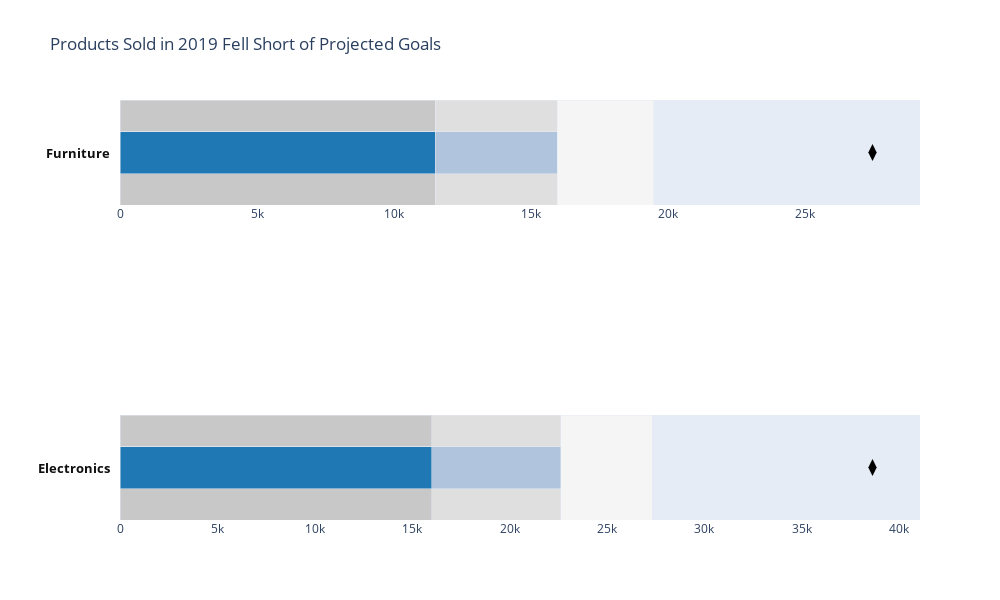

Source (notebook cell):
### Code cell
fig = ff.create_bullet(
    sales_df, markers='Markers', measures='Measures',
   ranges='Ranges', subtitles='Category', titles='Category',
    title='Products Sold in 2019 Fell Short of Projected Goals'
)
fig

### Figure 1 — Plotly figure (JSON) as saved in the notebook; plotly's stock layout.template omitted (floating-point values rounded to 4 significant figures)
{"data": [{"base": 0, "hoverinfo": "x", "marker": {"color": "rgb(245.0, 245.0, 245.0)"}, "name": "ranges", "orientation": "h", "type": "bar", "width": 2, "x": [19472], "xaxis": "x", "y": [0], "yaxis": "y"}, {"base": 0, "hoverinfo": "x", "marker": {"color": "rgb(222.5, 222.5, 222.5)"}, "name": "ranges", "orientation": "h", "type": "bar", "width": 2, "x": [15944], "xaxis": "x", "y": [0], "yaxis": "y"}, {"base": 0, "hoverinfo": "x", "marker": {"color": "rgb(200.0, 200.0, 200.0)"}, "name": "ranges", "orientation": "h", "type": "bar", "width": 2, "x": [11500], "xaxis": "x", "y": [0], "yaxis": "y"}, {"base": 0, "hoverinfo": "x", "marker": {"color": "rgb(176.0, 196.0, 221.0)"}, "name": "measures", "orientation": "h", "type": "bar", "width": 0.4, "x": [15944], "xaxis": "x", "y": [0.5], "yaxis": "y"}, {"base": 0, "hoverinfo": "x", "marker": {"color": "rgb(31.0, 119.0, 180.0)"}, "name": "measures", "orientation": "h", "type": "bar", "width": 0.4, "x": [11500], "xaxis": "x", "y": [0.5], "yaxis": "y"}, {"hoverinfo": "x", "marker": {"color": "rgb(0, 0, 0)", "size": 12, "symbol": "diamond-tall"}, "name": "markers", "type": "scatter", "x": [27444], "xaxis": "x", "y": [0.5], "yaxis": "y"}, {"base": 0, "hoverinfo": "x", "marker": {"color": "rgb(245.0, 245.0, 245.0)"}, "name": "ranges", "orientation": "h", "type": "bar", "width": 2, "x": [27318], "xaxis": "x2", "y": [0], "yaxis": "y2"}, {"base": 0, "hoverinfo": "x", "marker": {"color": "rgb(222.5, 222.5, 222.5)"}, "name": "ranges", "orientation": "h", "type": "bar", "width": 2, "x": [22637], "xaxis": "x2", "y": [0], "yaxis": "y2"}, {"base": 0, "hoverinfo": "x", "marker": {"color": "rgb(200.0, 200.0, 200.0)"}, "name": "ranges", "orientation": "h", "type": "bar", "width": 2, "x": [16000], "xaxis": "x2", "y": [0], "yaxis": "y2"}, {"base": 0, "hoverinfo": "x", "marker": {"color": "rgb(176.0, 196.0, 221.0)"}, "name": "measures", "orientation": "h", "type": "bar", "width": 0.4, "x": [22637], "xaxis": "x2", "y": [0.5], "yaxis": "y2"}, {"base": 0, "hoverinfo": "x", "marker": {"color": "rgb(31.0, 119.0, 180.0)"}, "name": "measures", "orientation": "h", "type": "bar", "width": 0.4, "x": [16000], "xaxis": "x2", "y": [0.5], "yaxis": "y2"}, {"hoverinfo": "x", "marker": {"color": "rgb(0, 0, 0)", "size": 12, "symbol": "diamond-tall"}, "name": "markers", "type": "scatter", "x": [38636], "xaxis": "x2", "y": [0.5], "yaxis": "y2"}], "layout": {"annotations": [{"font": {"color": "#0f0f0f", "size": 13}, "showarrow": false, "text": "<b>Furniture</b>", "textangle": 0, "x": -0.01, "xanchor": "right", "xref": "paper", "y": 0.875, "yanchor": "middle", "yref": "paper"}, {"font": {"color": "#0f0f0f", "size": 13}, "showarrow": false, "text": "<b>Electronics</b>", "textangle": 0, "x": -0.01, "xanchor": "right", "xref": "paper", "y": 0.125, "yanchor": "middle", "yref": "paper"}], "barmode": "stack", "height": 600, "margin": {"l": 120}, "showlegend": false, "title": {"text": "Products Sold in 2019 Fell Short of Projected Goals"}, "width": 1000, "xaxis": {"anchor": "y", "domain": [0, 1], "showgrid": false, "tickwidth": 1, "zeroline": false}, "xaxis2": {"anchor": "y2", "domain": [0, 1], "showgrid": false, "tickwidth": 1, "zeroline": false}, "yaxis": {"anchor": "x", "domain": [0.75, 1], "range": [0, 1], "showgrid": false, "showticklabels": false, "zeroline": false}, "yaxis2": {"anchor": "x2", "domain": [0, 0.25], "range": [0, 1], "showgrid": false, "showticklabels": false, "zeroline": false}}}
